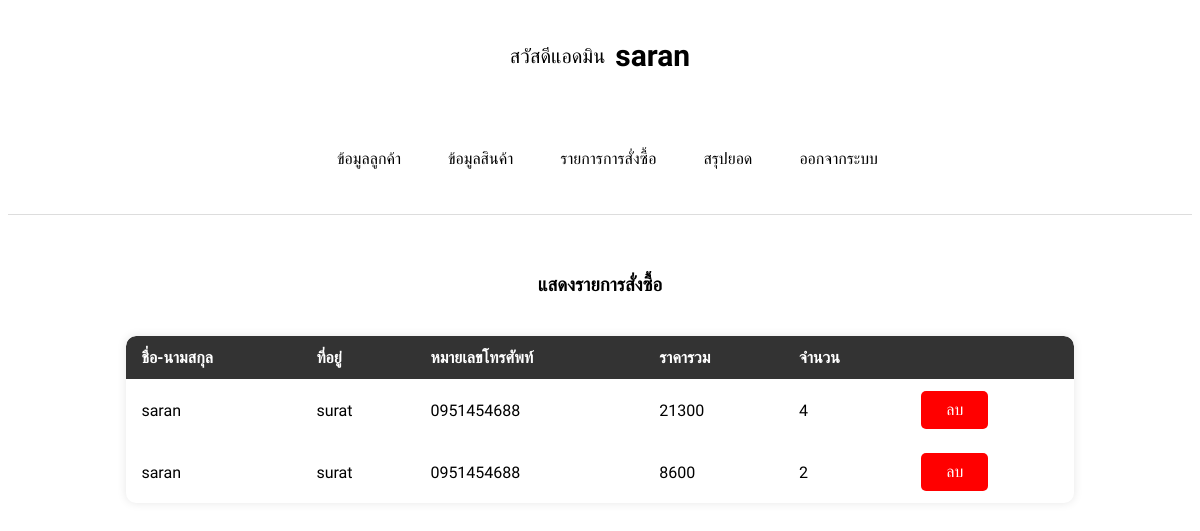
Page /admin_order.php (signed in) on the committed database.
### tables this page shows
CREATE TABLE `orders` (
  `order_id` int(11) NOT NULL,
  `total_price` int(11) DEFAULT NULL,
  `item_count` int(11) DEFAULT NULL,
  `name` varchar(255) DEFAULT NULL,
  `address` text DEFAULT NULL,
  `phone` varchar(20) DEFAULT NULL,
  `order_date` timestamp NOT NULL DEFAULT current_timestamp()
);

### admin_order.php (the view, shortened to what this page needs)
<?php
include('api/config.php');
$sql = "SELECT * FROM orders";
$query = mysqli_query($conn, $sql);
?>
<!DOCTYPE html>
<html lang="en">
<head>
    <link rel="stylesheet" href="style/admin.css">
</head>
<body>
<?php include('nav_admin.php'); ?>
    <div class="container-table">
        <h3>แสดงรายการสั่งซื้อ</h3>
        <table class="user-table">
            <thead>
                <tr>
                    <th>ชื่อ-นามสกุล</th>
                    <th>ที่อยู่</th>
                    <th>หมายเลขโทรศัพท์</th>
                    <th>ราคารวม</th>
                    <th>จำนวน</th>
                    <th></th>
                </tr>
            </thead>
            <tbody>
                <?php
                foreach ($query as $data) { ?>
                    <tr>
                        <td><?php echo $data['name']; ?></td>
                        <td><?php echo $data['address']; ?></td>
                        <td><?php echo $data['phone']; ?></td>
                        <td><?php echo $data['total_price']; ?></td>
                        <td><?php echo $data['item_count']; ?></td>
                        <td>
                            <a href="admin/del_order.php?id=<?php echo $data['order_id']; ?>">
                                <button class="btn-delete">ลบ</button>
                            </a>
                    </tr>
                <?php } ?>
            </tbody>
        </table>
    </div>
</body>
</html>

### style/admin.css (style rules this page uses)
body { font-family: "Prompt", sans-serif; font-weight: 300; font-style: normal; }
.container-table { margin: 20px auto; align-items: center; width: 80%; margin-top: 5%; }
h3 { text-align: center; margin-bottom: 40px; }
td a { display: inline-block; }
.user-table { width: 100%; border-collapse: separate; border-spacing: 0; box-shadow: 0px 0px 10px rgba(0, 0, 0, 0.1); border-radius: 10px; overflow: hidden; }
.user-table thead { background-color: #333; color: #fff; }
.user-table thead th:first-child { border-top-left-radius: 10px; }
.user-table thead th:last-child { border-top-right-radius: 10px; }
.user-table tbody tr:last-child td:first-child { border-bottom-left-radius: 10px; }
.user-table tbody tr:last-child td:last-child { border-bottom-right-radius: 10px; }
.user-table th, .user-table td { padding: 12px 15px; text-align: left; }
.user-table tbody tr { border-bottom: 1px solid #ddd; }
.user-table th { font-weight: bold; }
.btn-delete { background-color: #ff0000; color: white; border: none; padding: 10px 25px; text-align: center; outline: none; text-decoration: none; display: inline-block; font-size: 16px; border-radius: 5px; cursor: pointer; transition: background-color 0.3s; }

### rows in the picture
orders: name "saran", address "surat", phone "0951454688", total_price "21300", item_count "4"
orders: name "saran", address "surat", phone "0951454688", total_price "8600", item_count "2"

### other values in the picture
$_SESSION['username'] "saran"
